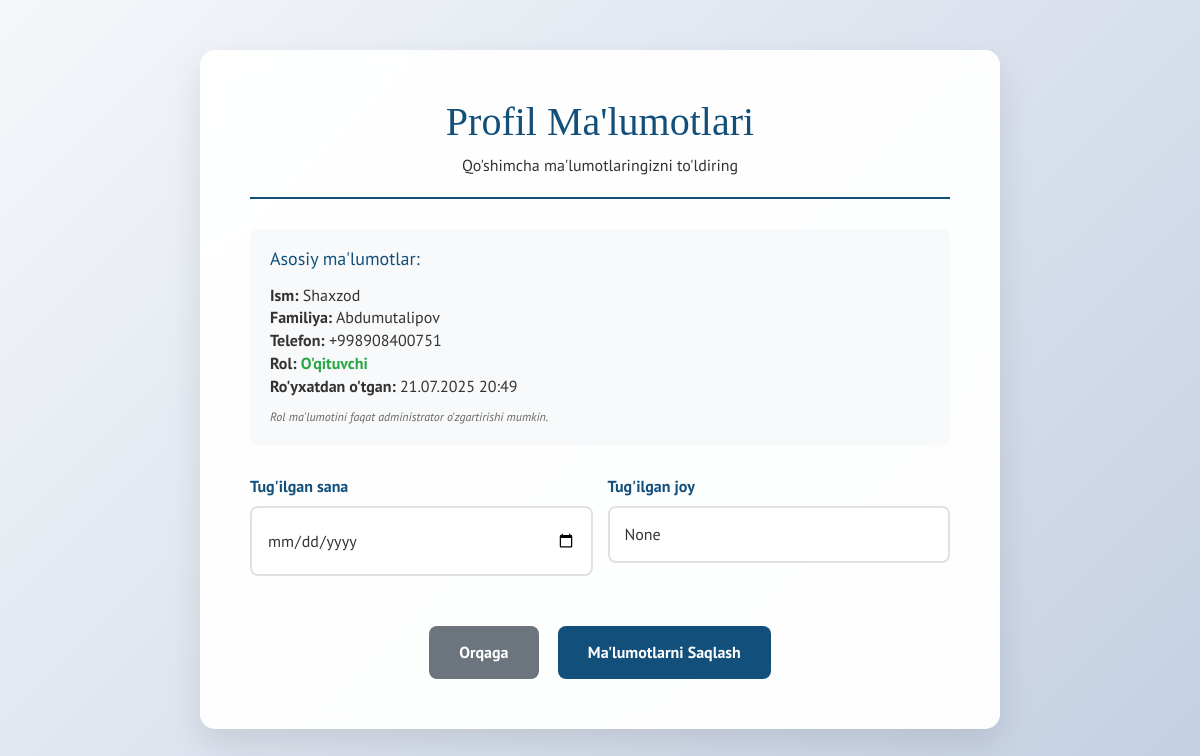
The page /profile/ (signed in) on the database its author committed.
### maktab/models.py (models this page shows, shortened)
class CustomUser(AbstractUser):
    ROLE_CHOICES = [
        ('teacher', 'O\'qituvchi'),
        ('parent', 'Ota-ona'),
    ]
    phone_number = models.CharField(max_length=20, unique=True, verbose_name="Telefon raqam")
    birth_date = models.DateField(null=True, blank=True, verbose_name="Tug'ilgan sana")
    birth_place = models.CharField(max_length=100, null=True, blank=True, verbose_name="Tug'ilgan joy")
    role = models.CharField(max_length=10, choices=ROLE_CHOICES, null=True, blank=True, verbose_name="Rol")
    created_at = models.DateTimeField(auto_now_add=True, verbose_name="Ro'yxatdan o'tgan vaqt")
    last_login_time = models.DateTimeField(null=True, blank=True, verbose_name="So'nggi kirgan vaqt")
    username = None
    USERNAME_FIELD = 'phone_number'
    REQUIRED_FIELDS = ['first_name', 'last_name']
    objects = CustomUserManager()
    class Meta:
        verbose_name = "Foydalanuvchi"
        verbose_name_plural = "Foydalanuvchilar"

### maktab/views.py (the view, shortened to what this page needs)
# urls.py: path('profile/', views.user_profile, name='profile'),
@login_required
def user_profile(request):
    return render(request, 'school/profile.html')

### templates/school/profile.html (shortened to what this page needs)
{% load static %}
<!DOCTYPE HTML>
<html>
<head>
    <link href="{% static 'css/bootstrap.css' %}" rel='stylesheet' type='text/css' />
    <link href="{% static 'css/style.css' %}" rel='stylesheet' type='text/css' />
</head>
<body>
    <div class="profile-container">
        <div class="profile-form">
            <div class="profile-header">
                <h2>Profil Ma'lumotlari</h2>
                <p>Qo'shimcha ma'lumotlaringizni to'ldiring</p>
            </div>
            <div class="user-info">
                <h4>Asosiy ma'lumotlar:</h4>
                <p><strong>Ism:</strong> {{ user.first_name }}</p>
                <p><strong>Familiya:</strong> {{ user.last_name }}</p>
                <p><strong>Telefon:</strong> {{ user.phone_number }}</p>
                <p><strong>Rol:</strong>
                    {% if user.role == 'teacher' %}
                        <span style="color: #28a745; font-weight: bold;">O'qituvchi</span>
                    {% elif user.role == 'parent' %}
                        <span style="color: #ffc107; font-weight: bold;">Ota-ona</span>
                    {% else %}
                        <span style="color: #6c757d;">Belgilanmagan</span>
                    {% endif %}
                </p>
                <p><strong>Ro'yxatdan o'tgan:</strong> {{ user.created_at|date:"d.m.Y H:i" }}</p>
                <p style="font-size: 12px; color: #666; margin-top: 10px;">
                    <em>Rol ma'lumotini faqat administrator o'zgartirishi mumkin.</em>
                </p>
            </div>
            <form method="post">
                <div class="form-row">
                    <div class="form-group">
                        <label for="birth_date">Tug'ilgan sana</label>
                        <input type="date" id="birth_date" name="birth_date" value="{{ user.birth_date|date:'Y-m-d' }}">
                    </div>
                    <div class="form-group">
                        <label for="birth_place">Tug'ilgan joy</label>
                        <input type="text" id="birth_place" name="birth_place" placeholder="Tug'ilgan joyingiz" value="{{ user.birth_place }}">
                    </div>
                </div>
                <div style="text-align: center; margin-top: 30px;">
                    <a href="{% url 'maktab:home' %}" class="btn-back">Orqaga</a>
                    <button type="submit" class="btn-update">Ma'lumotlarni Saqlash</button>
                </div>
            </form>
        </div>
    </div>
</body>
</html>

### static/css/style.css (style rules this page uses)
html, body { font-family: 'PT Sans', sans-serif; font-size: 100%; background: #FFf; }
body a,.grid_1,plan_1,plan_1.one,plan_1.two,i.icon1, i.icon2, i.icon3, i.icon4, i.icon5, i.icon6 { transition:0.5s all; -webkit-transition:0.5s all; -moz-transition:0.5s all; -o-transition:0.5s all; -ms-transition:0.5s all; }
h1,h2,h3,h4,h5,h6 { margin:0; }
p { margin:0; }
label { margin:0; }

### templates/school/profile.html (style rules this page uses)
.profile-container { min-height: 100vh; background: linear-gradient(135deg, #f5f7fa 0%, #c3cfe2 100%); padding: 50px 20px; }
.profile-form { background: rgba(255, 255, 255, 0.95); padding: 50px; border-radius: 15px; box-shadow: 0 15px 35px rgba(0, 0, 0, 0.1); max-width: 800px; margin: 0 auto; backdrop-filter: blur(10px); }
.profile-header { text-align: center; margin-bottom: 30px; padding-bottom: 20px; border-bottom: 2px solid #12507B; }
.profile-header h2 { color: #12507B; font-size: 2.5em; margin-bottom: 10px; font-family: 'Arvo', serif; }
.form-group { margin-bottom: 20px; }
.form-row { display: flex; gap: 15px; }
.form-row .form-group { flex: 1; }
.form-group label { color: #12507B; font-weight: 600; margin-bottom: 8px; display: block; }
.form-group input, .form-group select { width: 100%; padding: 15px; border: 2px solid #e1e1e1; border-radius: 8px; font-size: 16px; transition: all 0.3s ease; }
.btn-update { background: #12507B; color: white; padding: 15px 30px; border: none; border-radius: 8px; font-size: 16px; font-weight: 600; cursor: pointer; transition: all 0.3s ease; }
.btn-back { background: #6c757d; color: white; padding: 15px 30px; border: none; border-radius: 8px; font-size: 16px; font-weight: 600; cursor: pointer; transition: all 0.3s ease; text-decoration: none; display: inline-block; margin-right: 15px; }
.user-info { background: #f8f9fa; padding: 20px; border-radius: 8px; margin-bottom: 30px; }
.user-info h4 { color: #12507B; margin-bottom: 15px; }

### rows shown on the page
CustomUser: first_name "Shaxzod", last_name "Abdumutalipov", phone_number "+998908400751", created_at "21.07.2025 20:49", birth_place "None"
